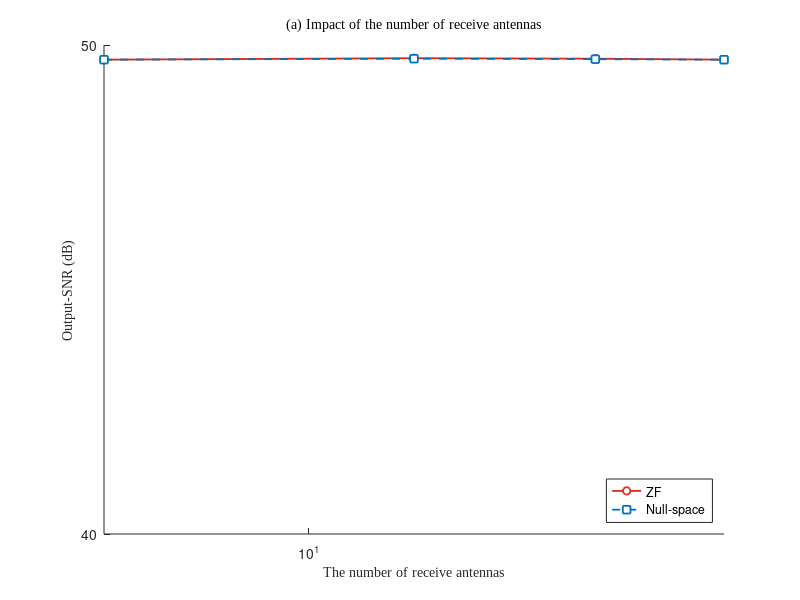

Here is the MATLAB script that generated this plot: (Note: this script raises an error after producing the figure.)
% =========================================================================
% plot_zf_null_from_data.m
%   用已经跑出来的数据画 ZF vs Null-space 对比图，保存 .fig 和 .png
%
%   数据来源:
%     - task_execution_time_zf_null 运行输出
%     - task_output_snr_zf_null 运行输出
%
%   输出:
%     fig/fig_output_snr_vs_mrx_zf_null.fig/.png
%     fig/fig_output_snr_vs_subcarriers_zf_null.fig/.png
%     fig/fig_output_snr_vs_cpi_length_zf_null.fig/.png
%     fig/execution_time_vs_cpi_length_zf_null.fig/.png
%     fig/execution_time_vs_subcarriers_zf_null.fig/.png
%
%   运行:
%     matlab -batch "plot_zf_null_from_data"
% =========================================================================
function plot_zf_null_from_data()
close all; clc;

fig_dir = fullfile(pwd, 'fig');
if ~exist(fig_dir, 'dir'), mkdir(fig_dir); end

% =========================================================================
% 1. Output-SNR 数据
% =========================================================================
snr_mrx_x = [4, 16, 36, 64];
snr_mrx_zf = [49.70, 49.73, 49.72, 49.70];
snr_mrx_ns = [49.70, 49.72, 49.71, 49.70];

snr_ns_x = [512, 1024, 2048, 3168, 6336];
snr_ns_zf = [42.14, 44.12, 47.49, 49.71, 51.89];
snr_ns_ns = [42.15, 44.10, 47.46, 49.71, 51.88];

snr_L_x = [16, 32, 64, 128, 256];
snr_L_zf = [38.41, 40.71, 43.41, 47.38, 49.71];
snr_L_ns = [38.38, 40.72, 43.42, 47.36, 49.71];

% =========================================================================
% 2. Execution-time 数据
% =========================================================================
time_ns_x = [512, 1024, 2048, 3168, 6336];
time_ns_zf = [0.016215, 0.024088, 0.035209, 0.054179, 0.081429];
time_ns_ns = [0.019008, 0.029603, 0.041307, 0.058088, 0.084167];

time_L_x = [16, 32, 64, 128, 256];
time_L_zf = [0.017344, 0.032303, 0.055614, 0.089477, 0.142280];
time_L_ns = [0.015394, 0.032762, 0.055975, 0.094899, 0.165414];

% =========================================================================
% 3. Output-SNR 图
% =========================================================================
plot_output_snr(snr_mrx_x, [snr_mrx_zf; snr_mrx_ns], ...
    'The number of receive antennas', ...
    '(a) Impact of the number of receive antennas', ...
    fullfile(fig_dir, 'fig_output_snr_vs_mrx_zf_null'), 1);

plot_output_snr(snr_ns_x, [snr_ns_zf; snr_ns_ns], ...
    'The number of subcarriers', ...
    '(b) Impact of the number of subcarriers', ...
    fullfile(fig_dir, 'fig_output_snr_vs_subcarriers_zf_null'), 2);

plot_output_snr(snr_L_x, [snr_L_zf; snr_L_ns], ...
    'The CPI length', ...
    '(c) Impact of CPI length (beamforming)', ...
    fullfile(fig_dir, 'fig_output_snr_vs_cpi_length_zf_null'), 3);

% =========================================================================
% 4. Execution-time 图
% =========================================================================
plot_execution_time(time_ns_x, [time_ns_zf; time_ns_ns], ...
    'The number of subcarriers', ...
    'Impact of the number of subcarriers', ...
    fullfile(fig_dir, 'execution_time_vs_subcarriers_zf_null'), 1);

plot_execution_time(time_L_x, [time_L_zf; time_L_ns], ...
    'CPI length', ...
    'Impact of CPI length', ...
    fullfile(fig_dir, 'execution_time_vs_cpi_length_zf_null'), 2);

fprintf('Done. Saved .fig + .png to %s\n', fig_dir);
end

% =========================================================================
function plot_output_snr(x, y_mat, x_label, title_text, base_path, fig_index)
fig = figure('Color', 'w', 'Units', 'pixels', ...
    'Position', [100 + 35*fig_index, 140 + 35*fig_index, 560, 420], ...
    'Name', title_text);
ax = axes('Parent', fig);
hold(ax, 'on');

colors    = {[0.85 0.15 0.12], [0.00 0.45 0.74]};
markers   = {'o', 's'};
linestyles = {'-', '--'};
labels    = {'ZF', 'Null-space'};

for k = 1:2
    plot(ax, x, y_mat(k, :), ...
        'Color', colors{k}, ...
        'Marker', markers{k}, ...
        'LineStyle', linestyles{k}, ...
        'MarkerSize', 5.5, ...
        'LineWidth', 1.3, ...
        'MarkerFaceColor', 'w', ...
        'DisplayName', labels{k});
end

xlabel(ax, x_label, 'FontName', 'Times New Roman', 'FontSize', 10);
ylabel(ax, 'Output-SNR (dB)', 'FontName', 'Times New Roman', 'FontSize', 10);
title(ax, title_text, 'FontName', 'Times New Roman', ...
    'FontSize', 10, 'FontWeight', 'normal');
set(ax, 'XScale', 'log');
set(ax, 'XTick', [10, 100, 1000, 10000]);
xlim(ax, [min(x), max(x)]);

y_finite = y_mat(isfinite(y_mat));
if ~isempty(y_finite)
    ylo = floor(min(y_finite) / 10) * 10;
    yhi = ceil(max(y_finite) / 10) * 10;
    if yhi - ylo < 10, yhi = ylo + 10; end
    ylim(ax, [ylo, yhi]);
    set(ax, 'YTick', ylo:10:yhi);
end
legend(ax, labels, 'Location', 'southeast', 'Box', 'on');
apply_nature_axes(ax);
hold(ax, 'off');
save_figure(fig, base_path);
end

% =========================================================================
function plot_execution_time(x, y_mat, x_label, title_text, base_path, fig_index)
fig = figure('Color', 'w', 'Units', 'inches', ...
    'Position', [1.0 + 0.3*fig_index, 1.0 + 0.3*fig_index, 4.3, 3.35], ...
    'PaperPositionMode', 'auto', 'Visible', 'off', 'Name', title_text);
ax = axes('Parent', fig);
hold(ax, 'on');

colors    = {[0.08, 0.35, 0.52], [0.85, 0.15, 0.12]};
markers   = {'d', 's'};
linestyles = {'-', '--'};
labels    = {'ZF', 'Null-space'};

for k = 1:2
    loglog(ax, x, max(y_mat(k, :), 1e-12), ...
        'Color', colors{k}, ...
        'Marker', markers{k}, ...
        'LineStyle', linestyles{k}, ...
        'MarkerEdgeColor', colors{k}, ...
        'MarkerFaceColor', 'w', ...
        'MarkerSize', 5.2, ...
        'LineWidth', 1.35, ...
        'DisplayName', labels{k});
end

xlabel(ax, x_label, 'FontName', 'Times New Roman', 'FontSize', 10);
ylabel(ax, 'Execution time per estimation (s)', ...
    'FontName', 'Times New Roman', 'FontSize', 10);
title(ax, title_text, 'FontName', 'Times New Roman', ...
    'FontSize', 10, 'FontWeight', 'normal');
legend(ax, labels, 'Location', 'northwest', 'Box', 'on', ...
    'FontName', 'Times New Roman', 'FontSize', 8);
xticks(ax, x);
xticklabels(ax, compose('%g', x));
xlim(ax, [min(x) * 0.92, max(x) * 1.08]);
y_finite = y_mat(isfinite(y_mat));
if ~isempty(y_finite)
    ylim(ax, [min(y_finite) * 0.85, max(y_finite) * 1.15]);
end
apply_nature_axes(ax);
hold(ax, 'off');
save_figure(fig, base_path);
end

% =========================================================================
function save_figure(fig, base_path)
savefig(fig, [base_path '.fig']);
exportgraphics(fig, [base_path '.png'], 'Resolution', 300);
fprintf('  saved: %s.fig / .png\n', base_path);
close(fig);
end
